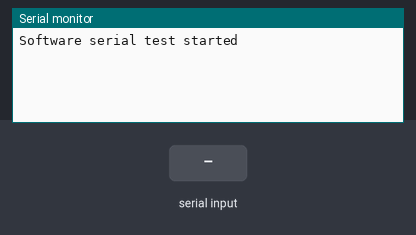
The sketch below on a simulated Arduino Mega 2560, built with avr-gcc and run on an emulated ATmega2560. Parts: the last lines printed to the serial monitor. Inputs (shaded band) come from the test bench.

Above: at 1.2 s.
1.3 s: "1" received over the second serial link
At 2.4 s:
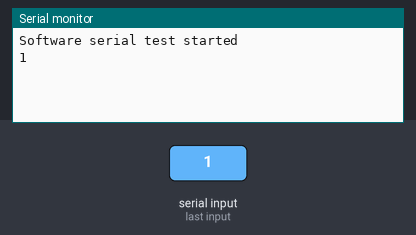
2.8 s: "0" received over the second serial link
At 3.6 s:
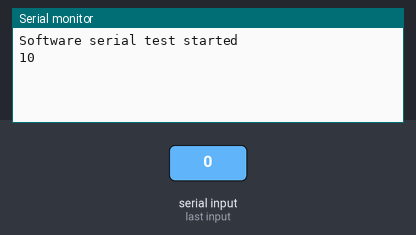

The sketch:

ESPTEST.ino
```cpp
//#include <SoftwareSerial.h>

//SoftwareSerial swSer(50, 51, false);

void setup() {
  Serial.begin(115200);
  Serial2.begin(115200);

  Serial.println("\nSoftware serial test started");

  //for (char ch = ' '; ch <= 'z'; ch++) {
   // swSer.write(ch);
  //}
  //swSer.println("");

}

void loop() {
  while (Serial2.available() > 0) {
    Serial.write(Serial2.read());
  }

  while (Serial.available() > 0) {
    Serial2.write(Serial.read());
  }


}
```

Measured:
- after the input at 1.3 s, the serial monitor: prints a new line at once (image 1)
- after the input at 2.8 s, the serial monitor: prints a new line at once (image 2)
